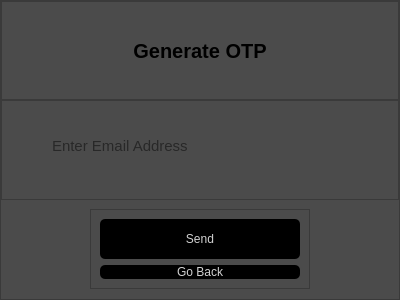
<?xml version="1.0" encoding="UTF-8"?>
<ui version="4.0">
 <class>Form</class>
 <widget class="QWidget" name="Form">
  <property name="geometry">
   <rect>
    <x>0</x>
    <y>0</y>
    <width>400</width>
    <height>300</height>
   </rect>
  </property>
  <property name="windowTitle">
   <string>Form</string>
  </property>
  <layout class="QVBoxLayout" name="verticalLayout">
   <property name="spacing">
    <number>0</number>
   </property>
   <property name="leftMargin">
    <number>0</number>
   </property>
   <property name="topMargin">
    <number>0</number>
   </property>
   <property name="rightMargin">
    <number>0</number>
   </property>
   <property name="bottomMargin">
    <number>0</number>
   </property>
   <item>
    <widget class="QWidget" name="widget" native="true">
     <layout class="QHBoxLayout" name="horizontalLayout">
      <property name="spacing">
       <number>0</number>
      </property>
      <property name="leftMargin">
       <number>0</number>
      </property>
      <property name="topMargin">
       <number>0</number>
      </property>
      <property name="rightMargin">
       <number>0</number>
      </property>
      <property name="bottomMargin">
       <number>0</number>
      </property>
      <item>
       <widget class="QFrame" name="frame">
        <property name="styleSheet">
         <string notr="true">background-color: rgb(75, 75, 75);</string>
        </property>
        <property name="frameShape">
         <enum>QFrame::StyledPanel</enum>
        </property>
        <property name="frameShadow">
         <enum>QFrame::Raised</enum>
        </property>
        <layout class="QVBoxLayout" name="verticalLayout_2">
         <property name="spacing">
          <number>0</number>
         </property>
         <property name="leftMargin">
          <number>0</number>
         </property>
         <property name="topMargin">
          <number>0</number>
         </property>
         <property name="rightMargin">
          <number>0</number>
         </property>
         <property name="bottomMargin">
          <number>0</number>
         </property>
         <item>
          <widget class="QFrame" name="frame_3">
           <property name="frameShape">
            <enum>QFrame::StyledPanel</enum>
           </property>
           <property name="frameShadow">
            <enum>QFrame::Raised</enum>
           </property>
           <layout class="QHBoxLayout" name="horizontalLayout_2">
            <item>
             <widget class="QLabel" name="label">
              <property name="font">
               <font>
                <pointsize>15</pointsize>
                <weight>75</weight>
                <bold>true</bold>
               </font>
              </property>
              <property name="text">
               <string>Generate OTP</string>
              </property>
              <property name="alignment">
               <set>Qt::AlignCenter</set>
              </property>
             </widget>
            </item>
           </layout>
          </widget>
         </item>
         <item>
          <widget class="QFrame" name="frame_2">
           <property name="frameShape">
            <enum>QFrame::StyledPanel</enum>
           </property>
           <property name="frameShadow">
            <enum>QFrame::Raised</enum>
           </property>
           <layout class="QVBoxLayout" name="verticalLayout_3">
            <item alignment="Qt::AlignHCenter">
             <widget class="QLineEdit" name="email_otp_lineEdit">
              <property name="minimumSize">
               <size>
                <width>300</width>
                <height>0</height>
               </size>
              </property>
              <property name="font">
               <font>
                <pointsize>11</pointsize>
               </font>
              </property>
              <property name="styleSheet">
               <string notr="true">background-color:rgba(0, 0, 0, 0);
border:none;
border-bottom: 2px solid rgbargb(255, 255, 255, 210);
color:rgba(0, 0, 0, 240);
padding-bottom: 7px;</string>
              </property>
              <property name="placeholderText">
               <string>Enter Email Address</string>
              </property>
             </widget>
            </item>
           </layout>
          </widget>
         </item>
         <item alignment="Qt::AlignHCenter|Qt::AlignVCenter">
          <widget class="QFrame" name="frame_4">
           <property name="frameShape">
            <enum>QFrame::StyledPanel</enum>
           </property>
           <property name="frameShadow">
            <enum>QFrame::Raised</enum>
           </property>
           <layout class="QVBoxLayout" name="verticalLayout_4">
            <item>
             <widget class="QPushButton" name="sendOTP_pushButton">
              <property name="minimumSize">
               <size>
                <width>200</width>
                <height>40</height>
               </size>
              </property>
              <property name="font">
               <font>
                <pointsize>9</pointsize>
               </font>
              </property>
              <property name="styleSheet">
               <string notr="true">QPushButton#sendOTP_pushButton{
	
	background-color: rgb(0, 0, 0);
	color:rgba(255, 255, 255, 210);
	border-radius: 5px;
}

QPushButton#sendOTP_pushButton:hover{
	background-color: qlineargradient(spread:pad, x1:0, y1:0, x2:1, y2:0, stop:0 rgba(0, 0, 0, 255), stop:1 rgba(139, 139, 139));
}

QPushButton#sendOTP_pushButton:pressed{
	padding-left:5px;
	padding-top:5px;
	background-color: rgba(139, 139, 139);
}</string>
              </property>
              <property name="text">
               <string>Send</string>
              </property>
             </widget>
            </item>
            <item>
             <widget class="QPushButton" name="goToLogin_pushButton">
              <property name="font">
               <font>
                <pointsize>9</pointsize>
               </font>
              </property>
              <property name="styleSheet">
               <string notr="true">QPushButton#goToLogin_pushButton{
	
	background-color: rgb(0, 0, 0);
	color:rgba(255, 255, 255, 210);
	border-radius: 5px;
}

QPushButton#goToLogin_pushButton:hover{
	background-color: qlineargradient(spread:pad, x1:0, y1:0, x2:1, y2:0, stop:0 rgba(0, 0, 0, 255), stop:1 rgba(139, 139, 139));
}

QPushButton#goToLogin_pushButton:pressed{
	padding-left:5px;
	padding-top:5px;
	background-color: rgba(139, 139, 139);
}</string>
              </property>
              <property name="text">
               <string>Go Back</string>
              </property>
             </widget>
            </item>
           </layout>
          </widget>
         </item>
        </layout>
       </widget>
      </item>
     </layout>
    </widget>
   </item>
  </layout>
 </widget>
 <resources/>
 <connections/>
</ui>
